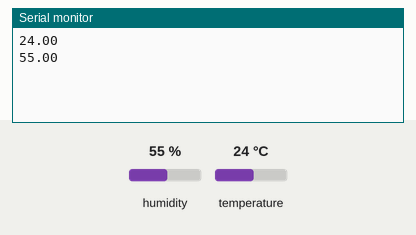
Simulated run of this program. Board: ESP32. Parts: the last lines printed to the serial monitor. Inputs (shaded band) come from the test bench; at power-on: humidity 55 %, temperature 24 °C. WiFi joins after 1.5 s; servers stay silent unless stated; no MQTT or app messages arrive unless stated.

Above: at 2.7 s.
2.8 s: humidity set to 22 %
At 7.4 s:
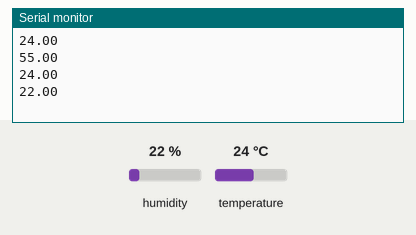
8.8 s: temperature set to 12 °C
At 12.8 s:
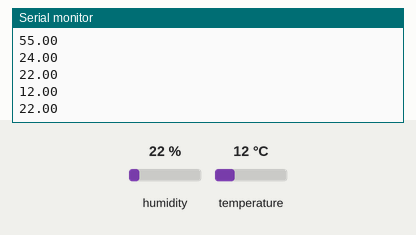
14.8 s: humidity set to 40 %
At 17.1 s:
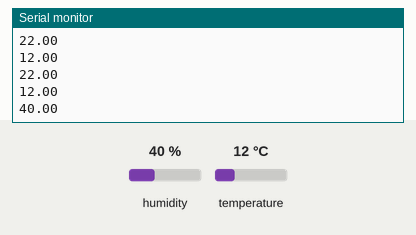
Timing chart, 0 to 18.6 s (numbered marks = the images above; inputs shaded):
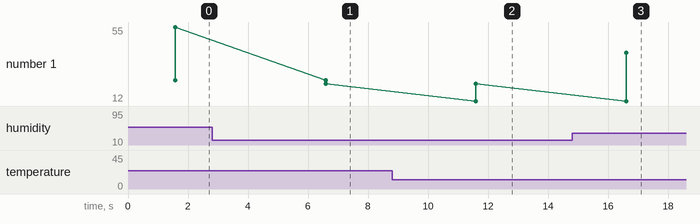

Measured:
- after the input at 2.8 s, the serial monitor: prints a new line after 3.8 s (image 1)
- after the input at 8.8 s, the serial monitor: prints a new line after 2.8 s (image 2)
- after the input at 14.8 s, the serial monitor: prints a new line after 1.8 s (image 3)
- plotted number 1: 55 → 22 after the input at 2.8 s, 22 → 40 after the input at 14.8 s

The program:

main.cpp
```cpp
#include <WiFi.h>
#include <PubSubClient.h>
#include "DHTesp.h"

const char* ssid = "Wokwi-GUEST";
const char* password = "";

const char* mqtt_server = "172.18.168.57";   // YOUR PC IP

WiFiClient espClient;
PubSubClient client(espClient);

DHTesp dht;

void setup_wifi() {
  delay(10);
  WiFi.begin(ssid, password);

  while (WiFi.status() != WL_CONNECTED) {
    delay(500);
  }
}

void reconnect() {
  while (!client.connected()) {
    if (client.connect("ESP32Client")) {
    } else {
      delay(2000);
    }
  }
}

void setup() {

  Serial.begin(115200);

  dht.setup(15, DHTesp::DHT22);

  setup_wifi();

  client.setServer(mqtt_server, 1883);
}

void loop() {

  if (!client.connected()) {
    reconnect();
  }

  client.loop();

  TempAndHumidity data = dht.getTempAndHumidity();

  float temp = data.temperature;
  float hum = data.humidity;

  char tempString[8];
  char humString[8];

  dtostrf(temp, 1, 2, tempString);
  dtostrf(hum, 1, 2, humString);

  client.publish("sensor/temp", tempString);
  client.publish("sensor/humidity", humString);

  Serial.println(tempString);
  Serial.println(humString);

  delay(5000);
}
```
